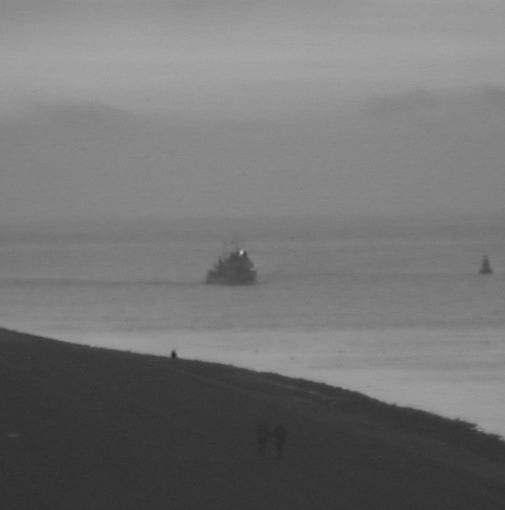
%> input picture FINAL CODE OUTPUT/Kayak_Vis.jpg, 505 x 510 px
$ octave DualchnnelPCNN.m   (GNU Octave 9; MATLAB toolbox functions it lacks are replaced by stand-ins)
%> lines starting %> are read from the running program, lines starting %| are printed output that depends on the picture; long printed decimals are rounded
### FINAL CODE OUTPUT/snrr.m
function r = snrr(in, est)


error = in - est;
r = 10 * log10((255^2)/ mean(error(:).^2));

### FINAL CODE OUTPUT/entropy_fusion.m
function entropyR=entropy_fusion(grey_matrix,grey_level)

[row,column,r]=size(grey_matrix);
total=row*column;
% grey_level=256
%%%%%%%%%%%%%%%%%%%%%%%%%%%%%%%%%%%%%%%%%%%%%%%%%%%%%%%%%%%%%%%
counter=zeros(1,grey_level);
grey_matrix=grey_matrix+1;
for i=1:row
    for j=1:column
        indexx= grey_matrix(i,j);
        if(uint8(indexx)~=0)
        counter(uint8(indexx))=counter(uint8(indexx))+1;
        end
    end
end
total= sum(counter(:));
index = find(counter~=0);
 p = counter/total;
entropyR= sum(sum(-p(index).*log2(p(index))));
%%%%%%%%%%%%%%%%%%%%%%%%%%%%%%%%%%%%%%%%%%%%%%%%%%%%%%%%%%%%%%%

### FINAL CODE OUTPUT/mutural_information.m
function mutural_informationR=mutural_information(grey_matrixA,grey_matrixB,grey_matrixF,grey_level)
% mutural_informationR=mutural_information(grey_matrixA,grey_matrixB,grey_matrixF,grey_level)
% compute mutural information of the image
% grey_matrixA , grey_matrixB,grey_matrixF are grey values of imageA,imageB and fusion image
% grey_level is the grayscale degree of image
% set grey_level=256

HA=entropy_fusion(grey_matrixA,grey_level);
HB=entropy_fusion(grey_matrixB,grey_level);
HF=entropy_fusion(grey_matrixF,grey_level);
HFA=Hab(grey_matrixF,grey_matrixA,grey_level);
HFB=Hab(grey_matrixF,grey_matrixB,grey_level);
MIFA=HA+HF-HFA;
MIFB=HB+HF-HFB;
mutural_informationR=MIFA+MIFB;

### FINAL CODE OUTPUT/Hab.m
function HabR=Hab(grey_matrixA,grey_matrixB,grey_level)
% HabR=Hab(grey_matrixA,grey_matrixB,grey_level)

[row,column]=size(grey_matrixB);
counter = zeros(256,256);
%统计直方图
grey_matrixA=grey_matrixA+1;
grey_matrixB=grey_matrixB+1;
for i=1:row
    for j=1:column
        indexx = uint8(grey_matrixA(i,j));
        indexy = uint8(grey_matrixB(i,j));
        if(indexx~=0 && indexy~=0)
        counter(indexx,indexy) = counter(indexx,indexy)+1;%联合直方图
        end
        end
end
%计算联合信息熵
total= sum(counter(:));
index = find(counter~=0);
p = counter/total;
HabR = sum(sum(-p(index).*log2(p(index))));


### FINAL CODE OUTPUT/edge_association.m
function result=edge_association(A,B,F)


%reference paper:Objective image fusion performance measure
A=double(A);
B=double(B);
F=double(F);
[row,column]=size(A);
[gA,aA]=get_g_a(A);
[gB,aB]=get_g_a(B);
[gF,aF]=get_g_a(F);
GAF=get2G(gA,gF);
GBF=get2G(gB,gF);
AAF=get2A(aA,aF);
ABF=get2A(aB,aF);
QgAF=getQg(GAF,0.9994,-15,0.5);
QgBF=getQg(GBF,0.9994,-15,0.5);
QaAF=getQa(AAF,0.9879,-22,0.8);
QaBF=getQa(ABF,0.9879,-22,0.8);
QAF=getQ(QgAF,QaAF);
QBF=getQ(QgBF,QaBF);
a=sum(sum(QAF.*gA+QBF.*gB));
b=sum(sum(gA+gB));
result=a/(b+eps);
%%
function [g,a]=get_g_a(im)

s1=[1 2 1; 0 0 0; -1 -2 -1];
s2=[-1 0 1;-2 0 2;-1 0 1];
sx=conv2(im,s1,'same');
sy=conv2(im,s2,'same');
g=sqrt(sx.^2+sy.^2);
a=atan(sy./(sx+eps));

end
%%
function Q=getQ(Qg,Qa)
Q=Qg.*Qa;
end
%%
function Qa=getQa(A,Ta,Ka,Oa)
Qa=Ta./(1+exp(Ka.*(A-Oa)));
end
%%
function Qg=getQg(G,Tg,Kg,Og)
Qg=Tg./(1+exp(Kg.*(G-Og)));
end
%%
function A=get2A(aIm1,aIm2)
A=1-abs(((aIm1-aIm2).*2)./pi);
end
%%
function G=get2G(gIm1,gIm2)
G=min(gIm1,gIm2)./(max(gIm1,gIm2)+eps);
end
%%
end

### FINAL CODE OUTPUT/Evaluation.m
function Result=Evaluation(grey_matrixA,grey_matrixB,fusion_matrix,grey_level)


Result=zeros(1,2);
Result(1,1)=mutural_information(grey_matrixA,grey_matrixB,fusion_matrix,grey_level);
Result(1,2)=edge_association(grey_matrixA,grey_matrixB,fusion_matrix);
disp('|| MI || QAB/F ||')

### FINAL CODE OUTPUT/DualchnnelPCNN.m
%基于m-PCNN的医学图像融合 MATLAB源程序
clc;
img1=imread('Kayak_Vis.jpg');
%> img1 is the input picture: size 510x505 uint8; min 32, max 197, mean 115.5
img2=imread('Kayak_IR.jpg');
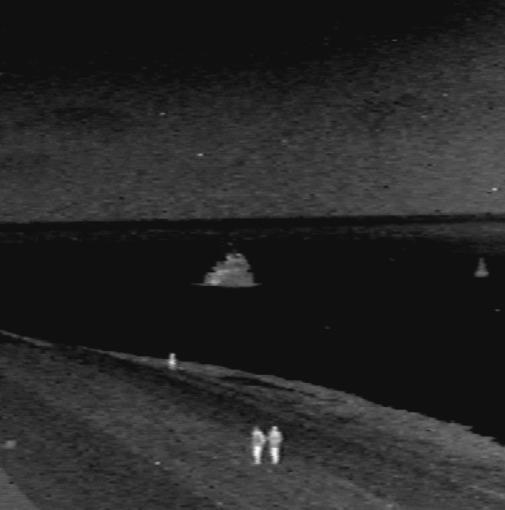
%> input picture FINAL CODE OUTPUT/Kayak_IR.jpg, 505 x 510 px
%> img2 is the input picture: size 510x505 uint8; min 8, max 252, mean 38.1
figure(1);imshow(img1);
figure(2);imshow(img2);
img1=double(img1);
%> img1: size 510x505 double
img2=double(img2);
%> img2: size 510x505 double
[ROW,COL]=size(img1);
%> ROW = 510; COL = 505
[ROW1,COL1]=size(img2);
%> ROW1 = 510; COL1 = 505

if(ROW~=ROW1|COL~=COL1)
    error('input img1ges should be the same size!');
end

% SET THE mPCNN PARAMEERS [W=M; BETA1=BETA2; DELTA; ALPHAT; VT]

BETA=0.5;     %%% note BETA1=BETA2; SO WE USE BETA FOR CONVENIENCE
M=[0.707,1,0.707;1,0,1;0.707,1,0.707];
DELTA=1;
ALPHAT=0.012;
VT=4000;          %%% MAKE SURE WHETHER THIS IS RIGHT.
%%%%%

img1WT=conv2(img1,M,'same');
img2WT=conv2(img2,M,'same');
SUMPIXEL=ROW*COL; %%% PIXELS NUMBER OF FUSED img1GE
%> SUMPIXEL = 257550
JUDFIR=zeros(ROW,COL); %%% JUDFIR IS USED TO JUDGE WHETHER THE NEURON(I,J) IS FIRED

THR=500*ones(ROW,COL);
FI=zeros(ROW,COL);

%%% ITERATION
ITETIME=10;      %%% SET ITERATION TIME

for(itime=1:10)
for(i=1:ROW)
   for(j=1:COL)
       if(JUDFIR(i,j)~=1)   %%% THE NEURON SHOULD NOT BE FIRED YET.

       HA=img1WT(i,j)+img1(i,j);
       HB=img2WT(i,j)+img2(i,j);
       FI(i,j)=(1+BETA*HA)*(1+BETA*HB)+DELTA;

       if (FI(i,j)>THR(i,j))
           JUDFIR(i,j)=1;
       else
           THR(i,j)=THR(i,j)*exp(-ALPHAT);
       end
       end   %%% end of JUDFIR

   end %%% end j
end     %%% end i
       if(sum(sum(JUDFIR))==SUMPIXEL)
           fprintf(1,'fused successfully');
           break
       end
end    %%% end itime
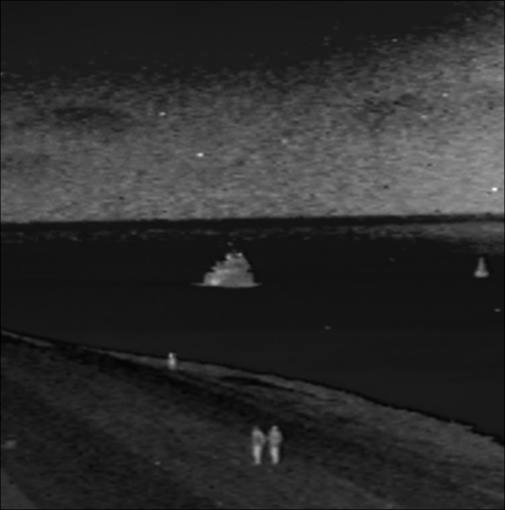
%> FI: size 510x505 double; min 7579, max 308238.3, mean 60759.9; drawn with min black and max white
%> JUDFIR: size 510x505 double; every value is 1
%> THR: size 510x505 double; every value is 500
%> after the loop, HA = 187.1; HB = 232.1
FI=FI/max(max(FI))*255;
figure;imshow(uint8(FI));
%imwrite(uint8(U),'U.gif');
%end %%% end of function

%prfomance matrices
cr1=corr2(img1,FI);
%> cr1 = 0.175
cr2=corr2(img2,FI);
%> cr2 = 0.692
fprintf('\nVisible img1ge and fused img1ge = %f\n',cr1);
%| Visible img1ge and fused img1ge = 0.1753
fprintf('IR img1ge and fused img1ge = %f\n',cr2);
%| IR img1ge and fused img1ge = 0.6922

s1=snrr(double(img1),double(FI));
%> in snrr, `error = in - est;`:
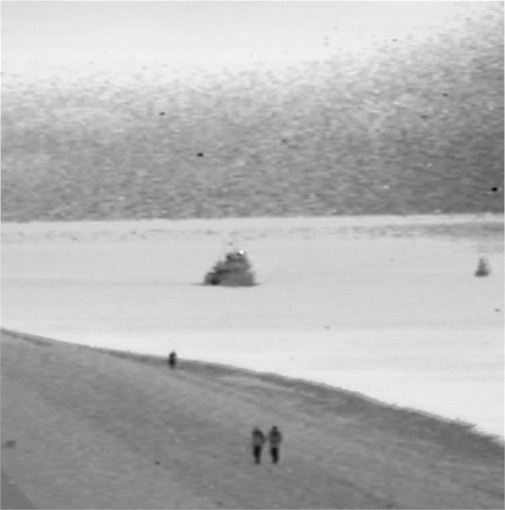
%> error: size 510x505 double; min -127, max 145.1, mean 65.2; drawn with min black and max white
%> in snrr, `r = 10 * log10((255^2)/ mean(error(:).^2));`: r = 10.21
%> s1 = 10.21
s2=snrr(double(img2),double(FI));
%> in snrr (call 2), `error = in - est;`:
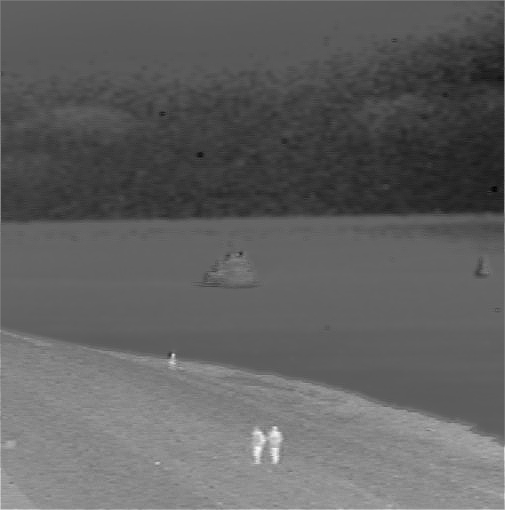
%> error: size 510x505 double; min -81.1, max 100.1, mean -12.1; drawn with min black and max white
%> in snrr (call 2), `r = 10 * log10((255^2)/ mean(error(:).^2));`: r = 20.22
%> s2 = 20.22

fprintf('snr of Visible and fused img1ge %4.2f\n',s1);
%| snr of Visible and fused img1ge 10.21
fprintf('snr of IR and fused img1ge %4.2f\n',s2)
%| snr of IR and fused img1ge 20.22

%mutual information
grey_level=256;
img1=double(img1);
img2=double(img2);
MI=Evaluation(img1,img2,FI,grey_level);
%> after the loop in entropy_fusion, `for i=1:row`: counter = 256 values, max 13053 at index 54, min 0 at index 1, mean 1006.1
%> in entropy_fusion, `index = find(counter~=0);`: index = 134 values from 33 to 198
%> in entropy_fusion, `p = counter/total;`: p = 256 values, max 0.0507 at index 54, min 0 at index 1, mean 0.00391
%> in entropy_fusion, `entropyR= sum(sum(-p(index).*log2(p(index))));`: entropyR = 5.89
%> in mutural_information, `HB=entropy_fusion(grey_matrixB,grey_level);`: HB = 4.96
%> in mutural_information, `HF=entropy_fusion(grey_matrixF,grey_level);`: HF = 6.12
%> after the loop in Hab, `for i=1:row`:
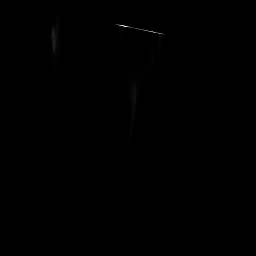
%> counter: size 256x256 double; min 0, max 4114, mean 3.9; drawn with min black and max white
%> in Hab, `index = find(counter~=0);`: index = 8018 values from 8268 to 50485
%> in Hab, `HabR = sum(sum(-p(index).*log2(p(index))));`: HabR = 10.32
%> in mutural_information, `HFB=Hab(grey_matrixF,grey_matrixB,grey_level);`: HFB = 9.16
%> in mutural_information, `MIFA=HA+HF-HFA;`: MIFA = 1.69
%> in mutural_information, `MIFB=HB+HF-HFB;`: MIFB = 1.92
%> in mutural_information, `mutural_informationR=MIFA+MIFB;`: mutural_informationR = 3.61
%> call 2 of getQa, with Ta = 0.988, Ka = -22, Oa = 0.8
%> in getQa (call 2), `Qa=Ta./(1+exp(Ka.*(A-Oa)));`:
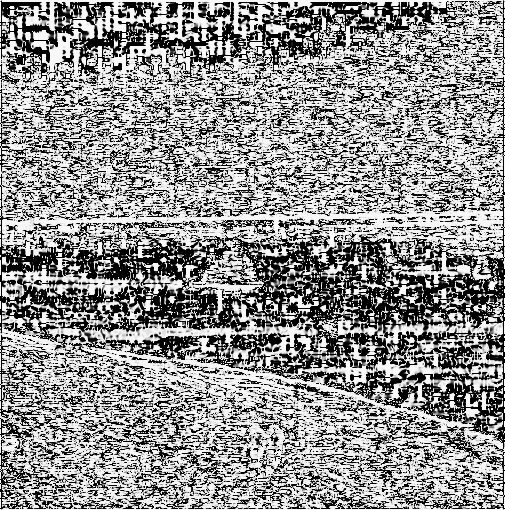
%> Qa: size 510x505 double; min 6.26e-18, max 0.976, mean 0.571
%> in getQ (call 2), `Q=Qg.*Qa;`:
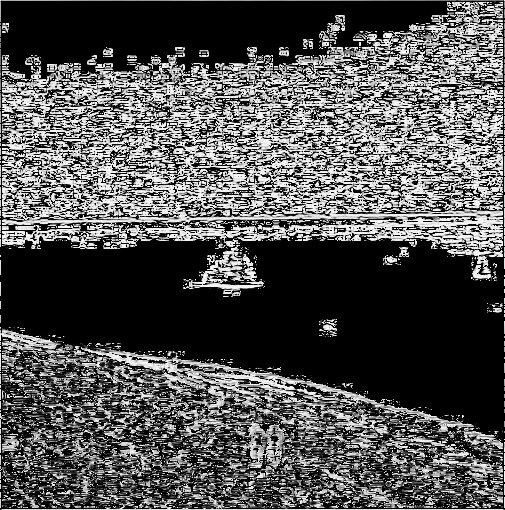
%> Q: size 510x505 double; min 8.66e-21, max 0.975, mean 0.323
%> in edge_association, `a=sum(sum(QAF.*gA+QBF.*gB));`: a = 3393029.3
%> in edge_association, `b=sum(sum(gA+gB));`: b = 8066060.8
%> in edge_association, `result=a/(b+eps);`: result = 0.421
%> MI = [3.61 0.421]
fprintf('%4.2f\n',MI);
%| 3.61
%| 0.42
